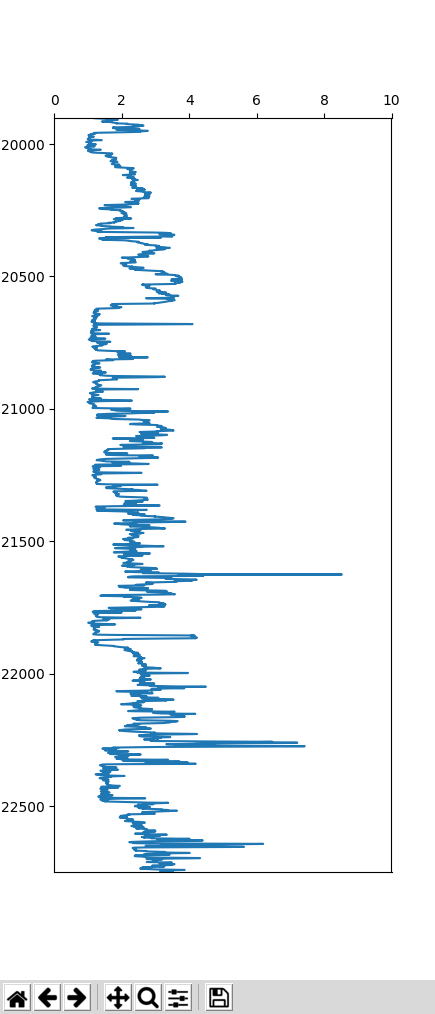

Write the Python code that produced this figure.
import numpy as np
import matplotlib.pyplot as plt
import pandas as pd
import tensorflow as tf

data=pd.read_excel('Tutorial_4.xlsx')
dataset=data.values

Y=dataset[:5697,0]
Y=Y.reshape(Y.shape[0],1)
GR=dataset[:5697,2]
GR=GR.reshape(GR.shape[0],1)
RHOb=dataset[:5697,-1]
RHOb=RHOb.reshape(RHOb.shape[0],1)
Ro=dataset[:5697,7]
Ro=Ro.reshape(Ro.shape[0],1)
NPOR=dataset[:5697,-2]
NPOR=NPOR.reshape(NPOR.shape[0],1)

###################TEMP LOG GENERATION##########
T=70+0.01*Y

###################PRESSURE LOG GENERATION##########
P=0.45*Y

#################ENVIRONMENT VARIABLES##########
RHOsh=2.52 #Smectite
RHOmatrix=2.71 #Carbonate matrix
RHOwater=1+(1/1000000*(-80*T-3.3*T*T+0.00175*T*T*T+489*P-2*T*P+0.016*T*T*P-1.3/100000*T*T*T*P-0.333*P*P-0.002*T*P*P)) #pure water

###################GR PLOT######################
plt.rcParams['xtick.bottom'] = plt.rcParams['xtick.labelbottom'] = False
plt.rcParams['xtick.top'] = plt.rcParams['xtick.labeltop'] = True

plt.plot(GR[:],Y[:])
plt.axis([0, 200, 22750, 19900])
plt.show()

###################ESTIMATING Vsh################
GRclean=np.amin(GR,axis=0)
GRshale=np.amax(GR,axis=0)
Vsh=(GR-GRclean)/(GRshale-GRclean)

###################NPOR PLOT#####################
plt.rcParams['xtick.bottom'] = plt.rcParams['xtick.labelbottom'] = False
plt.rcParams['xtick.top'] = plt.rcParams['xtick.labeltop'] = True

plt.plot(NPOR[:],Y[:])
plt.axis([3, 1, 22750, 19900])
plt.show()

##################POROSITY#######################
PHI=(((Vsh*RHOsh)+(1-Vsh)*RHOmatrix)-RHOb)/(((Vsh*RHOsh)+(1-Vsh)*RHOmatrix)-RHOwater)

####################PHI PLOT#####################
plt.rcParams['xtick.bottom'] = plt.rcParams['xtick.labelbottom'] = False
plt.rcParams['xtick.top'] = plt.rcParams['xtick.labeltop'] = True

plt.plot(PHI[:],Y[:])
plt.axis([1, 2, 22750, 19900])
plt.show()

####################Rwa PLOT####################
Rwa=np.multiply(Ro,np.power(PHI,2))

plt.rcParams['xtick.bottom'] = plt.rcParams['xtick.labelbottom'] = False
plt.rcParams['xtick.top'] = plt.rcParams['xtick.labeltop'] = True

plt.plot(Rwa[:],Y[:])
plt.axis([0, 10, 22750, 19900])
plt.show()

###################CALCULATING SALINITY#########
PHIprev=PHI[4881]
for i in range(10):
    Rwa=np.multiply(Ro[4881],np.power(PHIprev,2))
    print("Rwa is :")
    print(Rwa)
    print("Temp is :")
    print(T[4881])
    S=np.power(10,(1/0.995*(np.log10(3647.5)-np.log10(Rwa*(T[4881]/81.77+6.77/81.77)-0.0123))))
    RHOfluid=RHOwater[4881]+S*(0.668+0.44*S+1/1000000*(300*P[4881]-2400*P[4881]*S+T[4881]*(80+3*T[4881]-3300*S-13*P[4881]+47*P[4881]*S)))
    PHI=(((Vsh[4881]*RHOsh)+(1-Vsh[4881])*RHOmatrix)-RHOb[4881])/(((Vsh[4881]*RHOsh)+(1-Vsh[4881])*RHOmatrix)-RHOfluid)
    PHIprev=PHI

####################Salinity PLOT####################

print(S)
